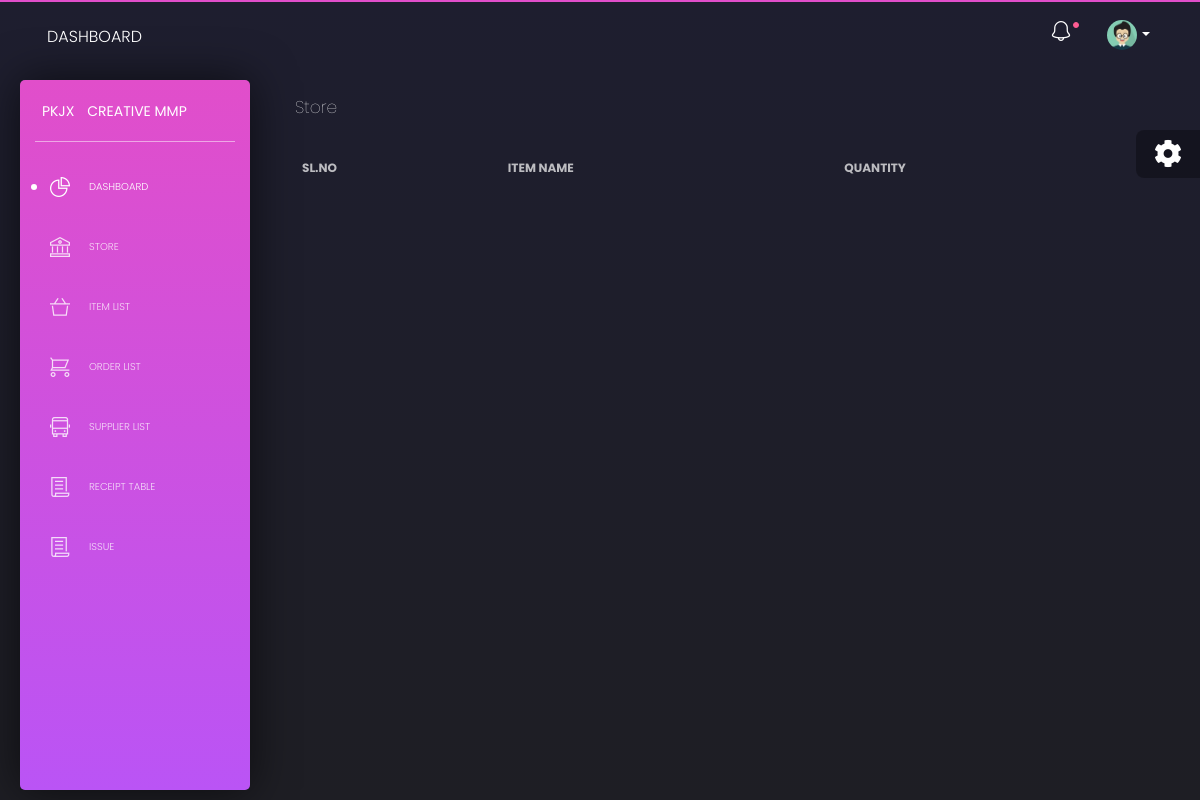
Page /store.php on the earlier database version.
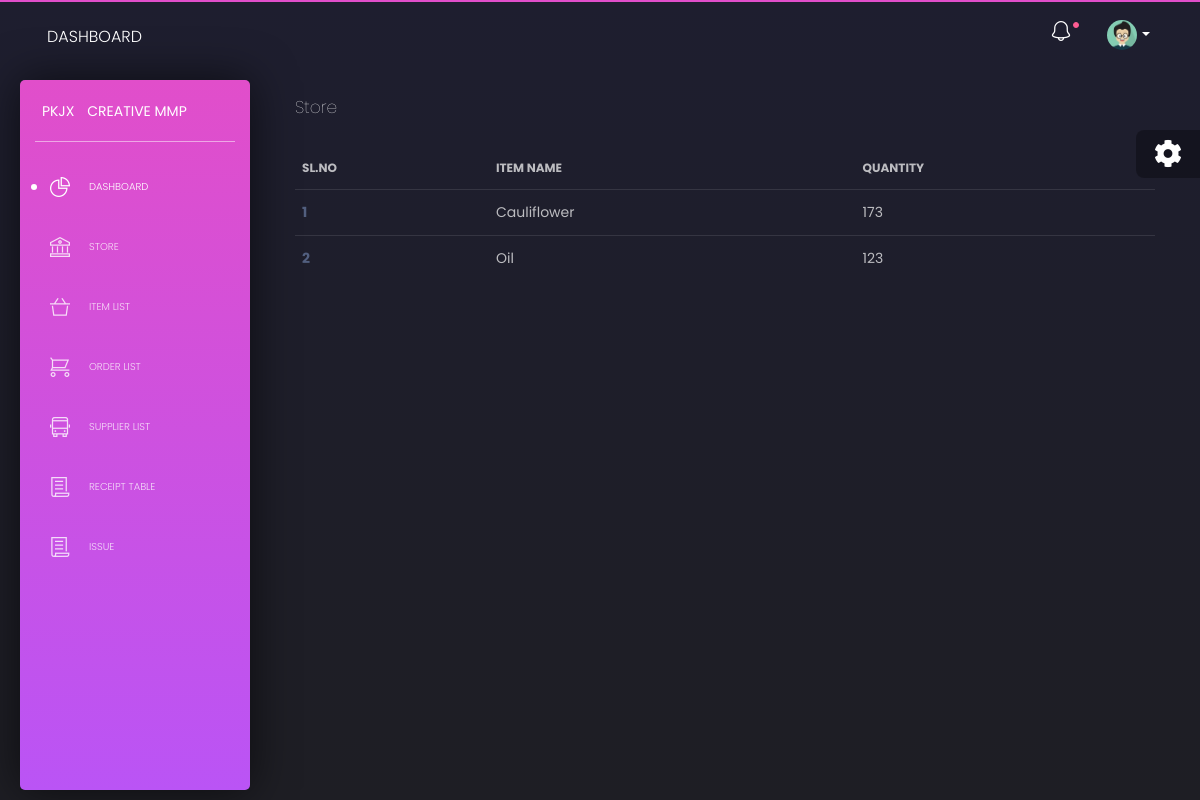
Same page on the later database version.
### tables this page shows
CREATE TABLE `store` (
  `id` int(11) NOT NULL,
  `item_name` varchar(255) NOT NULL,
  `quantity` int(11) NOT NULL
);

### app/database/db.php (called while the page is built, shortened)
<?php
require('connect.php');
function selectAll($table, $conditions = []){
    global $conn;
    $sql = "SELECT * FROM $table";
    if (empty($conditions)){
        $stmt = $conn->prepare($sql);
        $stmt->execute();
        $records = $stmt->get_result()->fetch_all(MYSQLI_ASSOC);
        return $records;
    }
}

### store.php (the view, shortened to what this page needs)
<?php
$item = selectAll('store');
?>
<!DOCTYPE html>
<html lang="en">
<head>
  <?php require('lender/head.php') ?>
</head>
<body class="">
  <div class="wrapper">
  <?php require('lender/sidebar.php') ?>
    <div class="main-panel">
    <?php require('lender/nav.php') ?>
      <div class="content">
        <div class="row">
          <div class="col-md-12">
            <div class="card  card-plain">
              <div class="card-header">
                <h4 class="card-title">Store</h4>
              </div>
              <div class="card-body">
                <div class="table-responsive">
                  <table class="table tablesorter " id="">
                    <thead class=" text-primary">
                      <tr>
                        <th>
                          Sl.No
                        </th>
                        <th>
                          Item Name
                        </th>
                        <th>
                          Quantity
                        </th>
                      </tr>
                    </thead>
                    <tbody>
                    <?php foreach ($item as $key => $iti): ?>
                      <tr>
                        <th scope="row"><?php echo $key + 1 ?></th>
                        <td><?php echo $iti['item_name'];?></td>
                        <td><?php echo $iti['quantity'];?></td>
                      </tr>
                    <?php endforeach ?>
                    </tbody>
                  </table>
                </div>
              </div>
            </div>
          </div>
        </div>
      </div>
  <div class="fixed-plugin">
    <div class="dropdown show-dropdown">
      <a href="#" data-toggle="dropdown">
        <i class="fa fa-cog fa-2x"> </i>
      </a>
    </div>
  </div>
</body>
</html>

Differences in the rows shown:
added store: item_name "Cauliflower", quantity "173"
added store: item_name "Oil", quantity "123"
